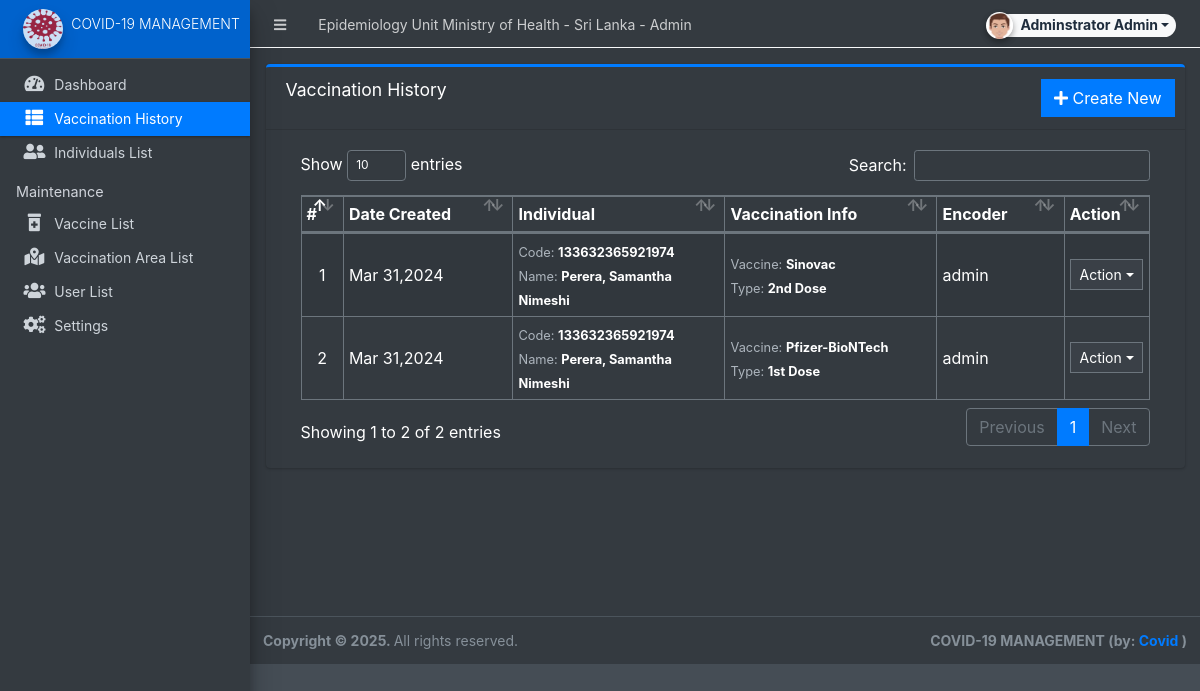
Screenshot of /admin/?page=history (signed in) with the database file from the repository.
### tables this page shows
CREATE TABLE `vaccine_history_list` (
  `id` int(30) NOT NULL,
  `user_id` int(30) DEFAULT NULL,
  `individual_id` int(30) NOT NULL,
  `vaccine_id` int(30) NOT NULL,
  `location_id` int(30) NOT NULL,
  `vaccination_type` varchar(50) NOT NULL,
  `vaccinated_by` text NOT NULL,
  `remarks` text NOT NULL,
  `date_created` datetime NOT NULL DEFAULT current_timestamp(),
  `date_updated` datetime DEFAULT NULL ON UPDATE current_timestamp()
);

CREATE TABLE `individual_list` (
  `id` int(30) NOT NULL,
  `tracking_code` varchar(50) NOT NULL,
  `firstname` text NOT NULL,
  `middlename` text NOT NULL,
  `lastname` text NOT NULL,
  `gender` varchar(50) NOT NULL,
  `dob` date NOT NULL,
  `contact` varchar(100) NOT NULL,
  `address` text NOT NULL,
  `status` tinyint(1) NOT NULL DEFAULT 0 COMMENT '0=pending, 1=Partially Vaccinated, 2= Fully Vaccinated',
  `date_created` datetime NOT NULL DEFAULT current_timestamp(),
  `date_updated` datetime DEFAULT NULL ON UPDATE current_timestamp()
);

### config.php (called while the page is built, shortened)
<?php
require_once('classes/DBConnection.php');
require_once('classes/SystemSettings.php');
function validate_image($file){
	if(!empty($file)){
        $ex = explode('?',$file);
        $file = $ex[0];
        $param =  isset($ex[1]) ? '?'.$ex[1]  : '';
		if(is_file(base_app.$file)){
			return base_url.$file.$param;
		}else{
			return base_url.'dist/img/no-image-available.png';
		}
	}else{
		return base_url.'dist/img/no-image-available.png';
	}
}
function isMobileDevice(){
    $aMobileUA = array(
        '/iphone/i' => 'iPhone',
        '/ipod/i' => 'iPod',
        '/ipad/i' => 'iPad',
        '/android/i' => 'Android',
        '/blackberry/i' => 'BlackBerry',
        '/webos/i' => 'Mobile'
    );
    return false;
}
?>

### classes/DBConnection.php (called while the page is built, shortened)
<?php
class DBConnection{
    private $host = DB_SERVER;
    private $username = DB_USERNAME;
    private $password = DB_PASSWORD;
    private $database = DB_NAME;
    public $conn;
    public function __construct(){
        if (!isset($this->conn)) {
            $this->conn = new mysqli($this->host, $this->username, $this->password, $this->database);
        }
    }
}
?>

### classes/SystemSettings.php (called while the page is built, shortened)
<?php
class SystemSettings extends DBConnection{
	function userdata($field = ''){
		if(!empty($field)){
			if(isset($_SESSION['userdata'][$field]))
				return $_SESSION['userdata'][$field];
			else
				return null;
		}else{
			return false;
		}
	}
	function info($field=''){
		if(!empty($field)){
			if(isset($_SESSION['system_info'][$field]))
				return $_SESSION['system_info'][$field];
			else
				return false;
		}else{
			return false;
		}
	}
}
$_settings = new SystemSettings();
?>

### admin/history/index.php (the view, shortened to what this page needs)
<div class="card card-outline card-primary">
	<div class="card-header">
		<h3 class="card-title">Vaccination History</h3>
		<div class="card-tools">
			<a href="?page=history/manage_record" class="btn btn-flat btn-primary"><span class="fas fa-plus"></span>  Create New</a>
		</div>
	</div>
	<div class="card-body">
		<div class="container-fluid">
        <div class="container-fluid">
			<table class="table table-bordered table-striped">
				<colgroup>
					<col width="5%">
					<col width="20%">
					<col width="25%">
					<col width="25%">
					<col width="15%">
					<col width="10%">
				</colgroup>
				<thead>
					<tr>
						<th>#</th>
						<th>Date Created</th>
						<th>Individual</th>
						<th>Vaccination Info</th>
						<th>Encoder</th>
						<th>Action</th>
					</tr>
				</thead>
				<tbody>
					<?php
					$i = 1;
						$where = "";
						$users = $conn->query("SELECT * FROM users");
						$result = $users->fetch_all(MYSQLI_ASSOC);
						$user_arr = array_column($result,'username','id');
						$vaccine = $conn->query("SELECT * FROM vaccine_list");
						$vresult = $vaccine->fetch_all(MYSQLI_ASSOC);
						$vax_arr = array_column($vresult,'name','id');
						$qry = $conn->query("SELECT h.*,concat(i.lastname,', ',i.firstname,' ', i.middlename) as iname,i.tracking_code FROM `vaccine_history_list` h inner join individual_list i on h.individual_id = i.id {$where} order by unix_timestamp(h.date_created) desc");
						while($row = $qry->fetch_assoc()):
					?>
						<tr>
							<td class="text-center py-1 px-2"><?php echo $i++; ?></td>
							<td class="py-1 px-1"><?php echo date("M d,Y",strtotime($row['date_created'])) ; ?></td>
							<td class="py-1 px-2">
								<small><span class="text-muted">Code:</span> <b><?php echo $row['tracking_code'] ?></b></small> <br>
								<small><span class="text-muted">Name:</span> <b><?php echo $row['iname'] ?></b></small>
							</td>
							<td class="py-1 px-2">
								<small><span class="text-muted">Vaccine:</span> <b><?php echo isset($vax_arr[$row['vaccine_id']]) ? $vax_arr[$row['vaccine_id']] : 'Vaccine was Deleted' ; ?></b></small> <br>
								<small><span class="text-muted">Type:</span> <b><?php echo $row['vaccination_type'] ?></b></small>
							</td>
							<td class=""><?php echo isset($user_arr[$row['user_id']]) ? $user_arr[$row['user_id']] : 'User was Deleted' ; ?></td>
							<td align="center">
								 <button type="button" class="btn btn-flat btn-default btn-sm dropdown-toggle dropdown-icon" data-toggle="dropdown">
				                  		Action
				                  </button>
							</td>
						</tr>
					<?php endwhile; ?>
				</tbody>
			</table>
		</div>
		</div>
	</div>
</div>

### admin/index.php (shortened to what this page needs)
<?php require_once('../config.php'); ?>
 <!DOCTYPE html>
<html lang="en" class="" style="height: auto;">
<?php require_once('inc/header.php') ?>
  <body class="sidebar-mini layout-fixed control-sidebar-slide-open layout-navbar-fixed dark-mode sidebar-mini-md sidebar-mini-xs" data-new-gr-c-s-check-loaded="14.991.0" data-gr-ext-installed="" style="height: auto;">
    <div class="wrapper">
     <?php require_once('inc/topBarNav.php') ?>
     <?php require_once('inc/navigation.php') ?>
     <?php $page = isset($_GET['page']) ? $_GET['page'] : 'home';  ?>
      <div class="content-wrapper bg-dark pt-3" style="min-height: 567.854px;">
        <section class="content  text-dark">
          <div class="container-fluid">
            <?php
              if(!file_exists($page.".php") && !is_dir($page)){
                  include '404.html';
              }else{
                if(is_dir($page))
                  include $page.'/index.php';
                else
                  include $page.'.php';
              }
            ?>
          </div>
        </section>
      </div>
      <?php require_once('inc/footer.php') ?>
  </body>
</html>

### admin/inc/header.php (shortened to what this page needs)
<head>
    <link rel="stylesheet" href="<?php echo base_url ?>plugins/fontawesome-free/css/all.min.css">
    <link rel="stylesheet" href="<?php echo base_url ?>plugins/tempusdominus-bootstrap-4/css/tempusdominus-bootstrap-4.min.css">
  <link rel="stylesheet" href="<?php echo base_url ?>plugins/datatables-bs4/css/dataTables.bootstrap4.min.css">
  <link rel="stylesheet" href="<?php echo base_url ?>plugins/datatables-responsive/css/responsive.bootstrap4.min.css">
  <link rel="stylesheet" href="<?php echo base_url ?>plugins/datatables-buttons/css/buttons.bootstrap4.min.css">
  <link rel="stylesheet" href="<?php echo base_url ?>plugins/select2/css/select2.min.css">
  <link rel="stylesheet" href="<?php echo base_url ?>plugins/select2-bootstrap4-theme/select2-bootstrap4.min.css">
    <link rel="stylesheet" href="<?php echo base_url ?>plugins/icheck-bootstrap/icheck-bootstrap.min.css">
    <link rel="stylesheet" href="<?php echo base_url ?>plugins/jqvmap/jqvmap.min.css">
    <link rel="stylesheet" href="<?php echo base_url ?>dist/css/adminlte.css">
    <link rel="stylesheet" href="<?php echo base_url ?>dist/css/custom.css">
    <link rel="stylesheet" href="<?php echo base_url ?>plugins/overlayScrollbars/css/OverlayScrollbars.min.css">
    <link rel="stylesheet" href="<?php echo base_url ?>plugins/daterangepicker/daterangepicker.css">
    <link rel="stylesheet" href="<?php echo base_url ?>plugins/summernote/summernote-bs4.min.css">
  <link rel="stylesheet" href="<?php echo base_url ?>plugins/sweetalert2-theme-bootstrap-4/bootstrap-4.min.css">
  </head>

### admin/inc/topBarNav.php (shortened to what this page needs)
<nav class="main-header navbar navbar-expand navbar-dark border border-light border-top-0  border-left-0 border-right-0 navbar-light text-sm">
  <ul class="navbar-nav">
    <li class="nav-item">
    <a class="nav-link" data-widget="pushmenu" href="#" role="button"><i class="fas fa-bars"></i></a>
    </li>
    <li class="nav-item d-none d-sm-inline-block">
      <a href="<?php echo base_url ?>" class="nav-link"><?php echo (!isMobileDevice()) ? $_settings->info('name'):$_settings->info('short_name'); ?> - Admin</a>
    </li>
  </ul>
  <ul class="navbar-nav ml-auto">
    <li class="nav-item">
      <div class="btn-group nav-link">
            <button type="button" class="btn btn-rounded badge badge-light dropdown-toggle dropdown-icon" data-toggle="dropdown">
              <span><img src="<?php echo validate_image($_settings->userdata('avatar')) ?>" class="img-circle elevation-2 user-img" alt="User Image"></span>
              <span class="ml-3"><?php echo ucwords($_settings->userdata('firstname').' '.$_settings->userdata('lastname')) ?></span>
            </button>
        </div>
    </li>
  </ul>
</nav>

### admin/inc/navigation.php (shortened to what this page needs)
<aside class="main-sidebar sidebar-dark-primary elevation-4 sidebar-no-expand">
  <a href="<?php echo base_url ?>admin" class="brand-link bg-primary text-sm">
  <img src="<?php echo validate_image($_settings->info('logo'))?>" alt="Store Logo" class="brand-image img-circle elevation-3" style="opacity: .8;width: 2.5rem;height: 2.5rem;max-height: unset">
  <span class="brand-text font-weight-light"><?php echo $_settings->info('short_name') ?></span>
  </a>
  <div class="sidebar os-host os-theme-light os-host-overflow os-host-overflow-y os-host-resize-disabled os-host-transition os-host-scrollbar-horizontal-hidden">
    <div class="os-content-glue" style="margin: 0px -8px; width: 249px; height: 646px;"></div>
    <div class="os-padding">
      <div class="os-viewport os-viewport-native-scrollbars-invisible" style="overflow-y: scroll;">
        <div class="os-content" style="padding: 0px 8px; height: 100%; width: 100%;">
          <nav class="mt-4">
             <ul class="nav nav-pills nav-sidebar flex-column text-sm nav-compact nav-flat nav-child-indent nav-collapse-hide-child" data-widget="treeview" role="menu" data-accordion="false">
              <li class="nav-item dropdown">
                <a href="./" class="nav-link nav-home">
                  <i class="nav-icon fas fa-tachometer-alt"></i>
                  <p>
                    Dashboard
                  </p>
                </a>
              </li>
              <li class="nav-item dropdown">
                <a href="<?php echo base_url ?>admin/?page=history" class="nav-link nav-history">
                  <i class="nav-icon fas fa-th-list"></i>
                  <p>
                    Vaccination History
                  </p>
                </a>
              </li>
              <li class="nav-item dropdown">
                <a href="<?php echo base_url ?>admin/?page=individual" class="nav-link nav-individual">
                  <i class="nav-icon fas fa-user-friends"></i>
                  <p>
                  Individuals List
                  </p>
                </a>
              </li>
              <?php if($_settings->userdata('type') == 1): ?>
              <li class="nav-header">Maintenance</li>
              <li class="nav-item dropdown">
                <a href="<?php echo base_url ?>admin/?page=maintenance/vaccine" class="nav-link nav-maintenance_vaccine">
                  <i class="nav-icon fas fa-prescription-bottle-alt"></i>
                  <p>
                    Vaccine List
                  </p>
                </a>
              </li>
              <li class="nav-item dropdown">
                <a href="<?php echo base_url ?>admin/?page=maintenance/location" class="nav-link nav-maintenance_location">
                  <i class="nav-icon fas fa-map-marked-alt"></i>
                  <p>
                    Vaccination Area List
                  </p>
                </a>
              </li>
              <li class="nav-item dropdown">
                <a href="<?php echo base_url ?>admin/?page=user/list" class="nav-link nav-user_list">
                  <i class="nav-icon fas fa-users"></i>
                  <p>
                    User List
                  </p>
                </a>
              </li>
              <li class="nav-item dropdown">
                <a href="<?php echo base_url ?>admin/?page=system_info" class="nav-link nav-system_info">
                  <i class="nav-icon fas fa-cogs"></i>
                  <p>
                    Settings
                  </p>
                </a>
              </li>
              <?php endif; ?>
            </ul>
          </nav>
        </div>
      </div>
    </div>
  </div>
</aside>

### admin/inc/footer.php (shortened to what this page needs)
<footer class="main-footer text-sm">
        <strong>Copyright © <?php echo date('Y') ?>.
        </strong>
        All rights reserved.
        <div class="float-right d-none d-sm-inline-block">
          <b><?php echo $_settings->info('short_name') ?> (by: <a href="covidinfo@gmail.com" target="blank">Covid</a> )
        </div>
      </footer>
    </div>

### admin/inc/topBarNav.php (style rules this page uses)
.user-img { position: absolute; height: 27px; width: 27px; object-fit: cover; left: -7%; top: -12%; }
.btn-rounded { border-radius: 50px; }

### rows the page displays
vaccine_history_list: date_created "Mar 31,2024", individual.tracking_code "133632365921974", iname "Perera, Samantha Nimeshi", vaccine "Sinovac", vaccination_type "2nd Dose", user "admin"
vaccine_history_list: date_created "Mar 31,2024", individual.tracking_code "133632365921974", iname "Perera, Samantha Nimeshi", vaccine "Pfizer-BioNTech", vaccination_type "1st Dose", user "admin"

### other values shown
$_settings->info('name') "Epidemiology Unit Ministry of Health - Sri Lanka"
$_settings->userdata('firstname').' '.$_settings->userdata('lastname') "Adminstrator Admin"
$_settings->info('short_name') "COVID-19 MANAGEMENT"
